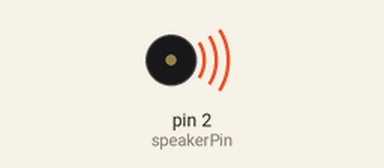
Bench run of a sketch on a simulated Arduino Uno, built with avr-gcc and run on an emulated ATmega328P. On the bench: buzzer (waves = sounding).

Above: at 0.2 s.
Timing chart, 0 to 3.0 s (numbered marks = the images above):
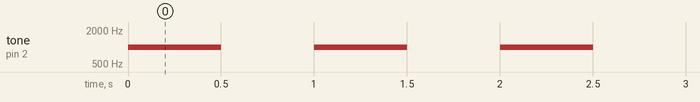

The sketch:

speakerTest.ino
```cpp
const int speakerPin = 2;

void setup(){
  //pinMode(2, OUTPUT);
}

void loop(){
  tone(speakerPin, 1000);
  delay(500);
  noTone(speakerPin);
  delay(500);
}
```

Measured:
- by itself, tone on pin 2 (speakerPin): alternates 1000 Hz for 0.50 s and silent for 0.50 s
